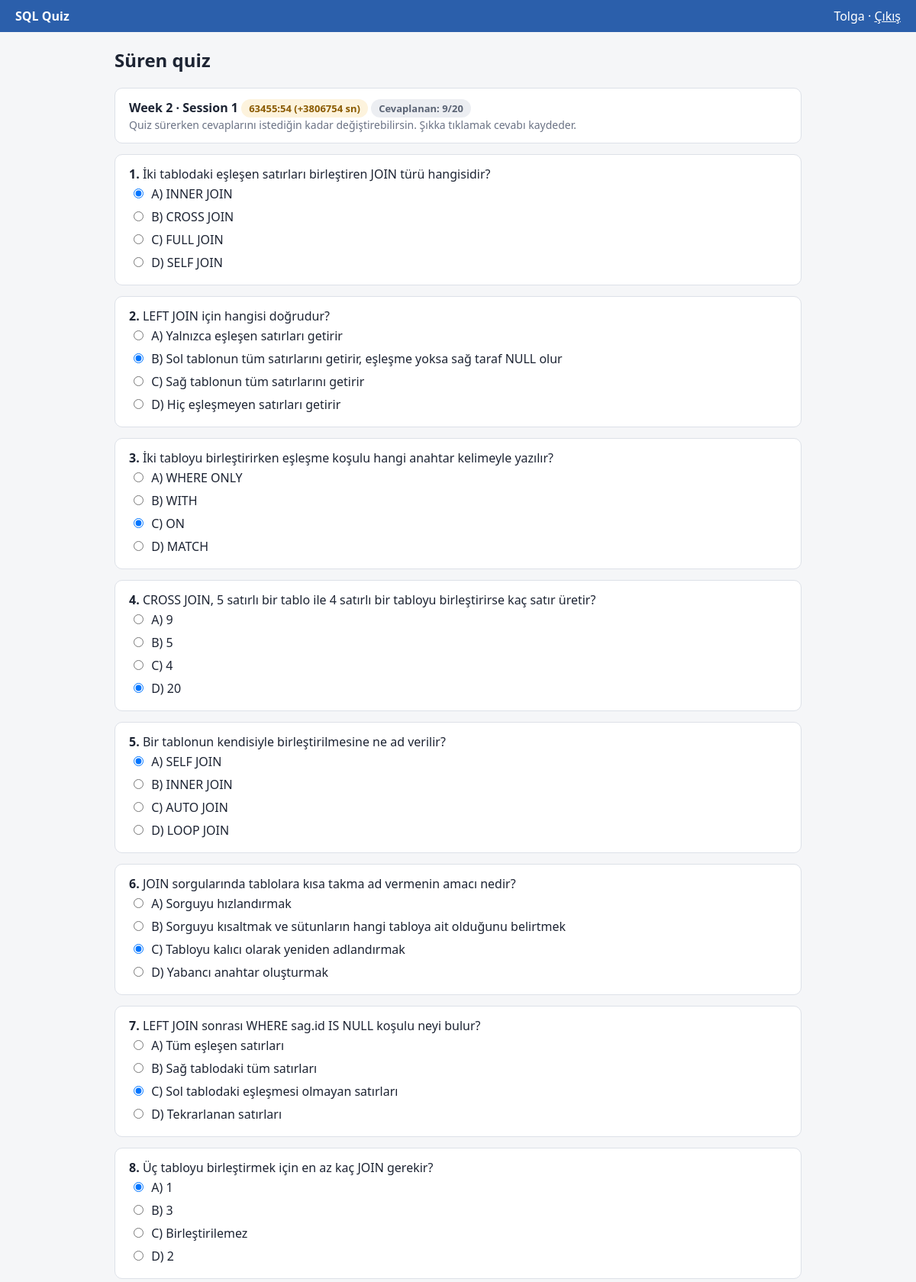
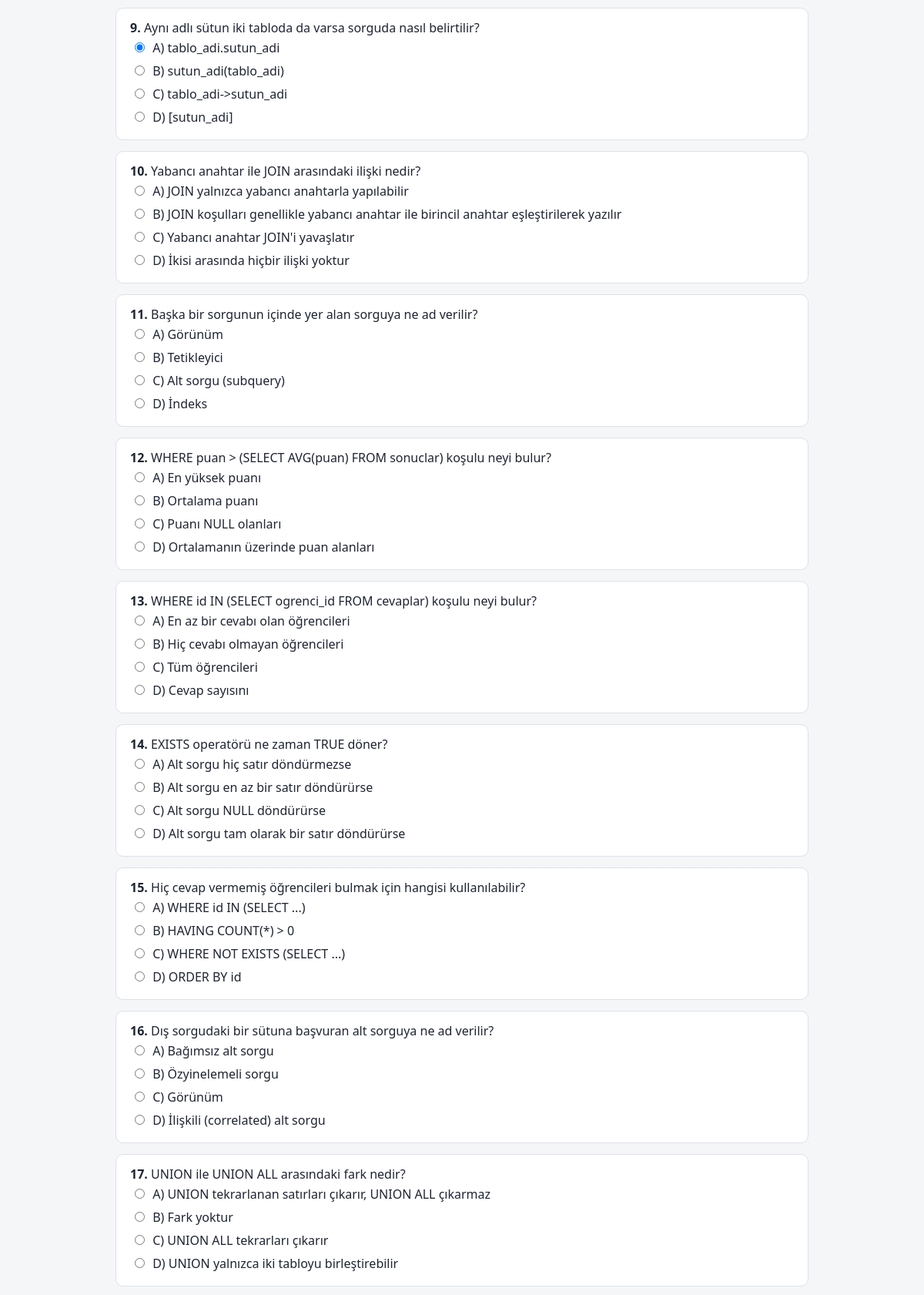
The app's page /ogrenci (signed in, upper part) with its own data (2 pictures, top to bottom).
### tables this page shows
CREATE TABLE oturumlar (
    id                 INTEGER PRIMARY KEY,
    kod                TEXT NOT NULL UNIQUE,         -- ör. 'w02-s01'
    baslik             TEXT NOT NULL,                -- ör. 'Week 2 · Session 1'
    hafta              INTEGER NOT NULL,
    durum              TEXT NOT NULL DEFAULT 'baslamadi',
    planlanan_sure_sn  INTEGER NOT NULL DEFAULT 600, -- süre: 10 dakika (20 soru, soru başına ~30 sn)
    -- NOT (örnek veri): süren quiz (w02-s01), seed.py çalıştığı andan 5 dk önce
    -- başlamış kaydedilir ve süre o andan beri işler. Geçen süre çok büyük görünüyorsa
    -- veri eskidir. Taze görmek için: python seed.py (python app.py açılışta kendisi tazeler).
    baslangic          TEXT,                         -- hoca başlatınca dolar
    bitis              TEXT,                         -- hoca bitirince dolar

    CHECK (hafta > 0),
    CHECK (planlanan_sure_sn > 0),
    CHECK (durum IN ('baslamadi', 'suruyor', 'bitti')),

    -- Durum ile zamanlar tutarlı olmalı (isim verildi: hata mesajında görünür)
    CONSTRAINT durum_zaman_tutarliligi CHECK (
        (durum = 'baslamadi' AND baslangic IS NULL     AND bitis IS NULL)
     OR (durum = 'suruyor'   AND baslangic IS NOT NULL AND bitis IS NULL)
     OR (durum = 'bitti'     AND baslangic IS NOT NULL AND bitis IS NOT NULL
                             AND bitis >= baslangic)
    )
);

CREATE TABLE oturum_sorulari (
    oturum_id  INTEGER NOT NULL REFERENCES oturumlar(id),
    soru_id    INTEGER NOT NULL REFERENCES sorular(id),
    sira       INTEGER NOT NULL,

    PRIMARY KEY (oturum_id, soru_id),  -- aynı soru aynı oturuma iki kez eklenemez
    UNIQUE (oturum_id, sira),          -- bir oturumda aynı sıra numarası iki kez olamaz
    CHECK (sira > 0)
);

CREATE TABLE sorular (
    id           INTEGER PRIMARY KEY,
    metin        TEXT NOT NULL UNIQUE,               -- aynı soru iki kez eklenemez
    secenek_a    TEXT NOT NULL,
    secenek_b    TEXT NOT NULL,
    secenek_c    TEXT NOT NULL,
    secenek_d    TEXT NOT NULL,
    dogru_cevap  TEXT NOT NULL,
    konu         TEXT NOT NULL,                      -- ör. 'JOIN', 'GROUP BY'

    CHECK (dogru_cevap IN ('A', 'B', 'C', 'D'))
);

### app.py (the view)
@app.route("/ogrenci")
def ogrenci():
    if session.get("rol") != "ogrenci":
        return redirect(url_for("giris"))
    kullanici_id = session["kullanici_id"]
    baglanti = baglan()
    oturum = baglanti.execute(
        "SELECT * FROM v_oturum_durumu WHERE durum = 'suruyor'"
    ).fetchone()
    katildi = False
    sorular = []
    cevaplar = {}       # soru_id -> öğrencinin verdiği cevap
    if oturum:
        katildi = baglanti.execute(
            "SELECT COUNT(*) FROM katilimlar WHERE kullanici_id = ? AND oturum_id = ?",
            (kullanici_id, oturum["id"]),
        ).fetchone()[0] == 1
        if katildi:
            sorular = baglanti.execute(
                """SELECT os.sira, s.*
                   FROM oturum_sorulari os
                   JOIN sorular s ON s.id = os.soru_id
                   WHERE os.oturum_id = ?
                   ORDER BY os.sira""",
                (oturum["id"],),
            ).fetchall()
            for satir in baglanti.execute(
                "SELECT soru_id, verilen_cevap FROM cevaplar WHERE kullanici_id = ? AND oturum_id = ?",
                (kullanici_id, oturum["id"]),
            ):
                cevaplar[satir["soru_id"]] = satir["verilen_cevap"]
    sonuclar = baglanti.execute(
        """SELECT o.kod, o.baslik, o.bitis, r.dogru, r.soru_sayisi, r.yuzde
           FROM v_sonuclar r
           JOIN oturumlar o ON o.id = r.oturum_id
           WHERE r.kullanici_id = ? AND o.durum = 'bitti'
           ORDER BY o.id""",
        (kullanici_id,),
    ).fetchall()
    baglanti.close()
    return render_template("ogrenci.html", oturum=oturum, katildi=katildi,
                           sorular=sorular, cevaplar=cevaplar, sonuclar=sonuclar)

### app.py (called while the page is built)
def baglan():
    baglanti = sqlite3.connect(VERITABANI)
    baglanti.row_factory = sqlite3.Row
    baglanti.execute("PRAGMA foreign_keys = ON;")
    return baglanti

### templates/ogrenci.html (shortened to what this page needs)
{% extends "base.html" %}
{% block icerik %}
<h2>Süren quiz</h2>
{% if not oturum %}
  <div class="kart soluk">Şu an süren bir quiz yok.</div>
{% else %}
  <div class="kart">
    <b>{{ oturum["baslik"] }}</b>
    <span id="sayac" class="rozet sari" data-gecen="{{ oturum['gecen_sure_sn'] }}" data-plan="{{ oturum['planlanan_sure_sn'] }}"></span>
    <span class="rozet gri">Cevaplanan: {{ cevaplar|length }}/{{ sorular|length }}</span>
    <div class="soluk">Quiz sürerken cevaplarını istediğin kadar değiştirebilirsin. Şıkka tıklamak cevabı kaydeder.</div>
  </div>
  {% for soru in sorular %}
  <div class="kart" id="soru{{ soru['sira'] }}">
    <b>{{ soru["sira"] }}.</b> {{ soru["metin"] }}
    <form method="post" action="{{ url_for('cevap') }}">
      {% for harf in ["A", "B", "C", "D"] %}
        <label class="sik">
          <input type="radio" name="cevap" value="{{ harf }}" style="width: auto; margin: 0 6px 0 0;"
                 {% if cevaplar.get(soru["id"]) == harf %}checked{% endif %}
                 onchange="this.form.submit()">
          {{ harf }}) {{ soru["secenek_" ~ harf|lower] }}
        </label>
      {% endfor %}
    </form>
  </div>
  {% endfor %}
{% endif %}
{% endblock %}

### templates/base.html (style rules this page uses)
body { font-family: "Segoe UI", Arial, sans-serif; background: #f5f6f8; color: #1d2433; margin: 0; }
.kart { background: #fff; border: 1px solid #dde1e8; border-radius: 10px; padding: 14px 18px; margin-bottom: 14px; overflow-x: auto; }
.soluk { color: #6b7385; font-size: 14px; }
.rozet { display: inline-block; padding: 3px 10px; border-radius: 12px; font-size: 13px; font-weight: 600; }
.sari { background: #fdf3dd; color: #8a5a00; }
.gri { background: #eceef2; color: #5b6475; }
input { padding: 8px; border: 1px solid #c9ced8; border-radius: 6px; width: 100%; box-sizing: border-box; margin-bottom: 10px; }
label.sik { display: block; padding: 4px 6px; border-radius: 6px; cursor: pointer; }

### records on screen
oturumlar: baslik "Week 2 · Session 1"
oturum_sorulari: sira "1", metin "İki tablodaki eşleşen satırları birleştiren JOIN türü hangisidir?", harf "A" "B" "C" "D", secenek_a "INNER JOIN" "CROSS JOIN" "FULL JOIN" "SELF JOIN"
sorular: cevap "☑ A) INNER JOIN" "☐ B) CROSS JOIN" "☐ C) FULL JOIN" "☐ D) SELF JOIN"
oturum_sorulari: sira "2", metin "LEFT JOIN için hangisi doğrudur?", harf "A" "B" "C" "D", secenek_a "Yalnızca eşleşen satırları getirir" "Sol tablonun tüm satırlarını getirir, eşleşme yoksa sağ taraf NULL olur" "Sağ tablonun tüm satırlarını getirir" "Hiç eşleşmeyen satırları getirir"
sorular: cevap "☐ A) Yalnızca eşleşen satırları" "☑ B) Sol tablonun tüm satırların" "☐ C) Sağ tablonun tüm satırların" "☐ D) Hiç eşleşmeyen satırları ge"
oturum_sorulari: sira "3", metin "İki tabloyu birleştirirken eşleşme koşulu hangi anahtar kelimeyle yazılır?", harf "A" "B" "C" "D", secenek_a "WHERE ONLY" "WITH" "ON" "MATCH"
sorular: cevap "☐ A) WHERE ONLY" "☐ B) WITH" "☑ C) ON" "☐ D) MATCH"
oturum_sorulari: sira "4", metin "CROSS JOIN, 5 satırlı bir tablo ile 4 satırlı bir tabloyu birleştirirse kaç satır üretir?", harf "A" "B" "C" "D", secenek_a "9" "5" "4" "20"
sorular: cevap "☐ A) 9" "☐ B) 5" "☐ C) 4" "☑ D) 20"
oturum_sorulari: sira "5", metin "Bir tablonun kendisiyle birleştirilmesine ne ad verilir?", harf "A" "B" "C" "D", secenek_a "SELF JOIN" "INNER JOIN" "AUTO JOIN" "LOOP JOIN"
sorular: cevap "☑ A) SELF JOIN" "☐ B) INNER JOIN" "☐ C) AUTO JOIN" "☐ D) LOOP JOIN"
oturum_sorulari: sira "6", metin "JOIN sorgularında tablolara kısa takma ad vermenin amacı nedir?", harf "A" "B" "C" "D", secenek_a "Sorguyu hızlandırmak" "Sorguyu kısaltmak ve sütunların hangi tabloya ait olduğunu belirtmek" "Tabloyu kalıcı olarak yeniden adlandırmak" "Yabancı anahtar oluşturmak"
sorular: cevap "☐ A) Sorguyu hızlandırmak" "☐ B) Sorguyu kısaltmak ve sütunl" "☑ C) Tabloyu kalıcı olarak yenid" "☐ D) Yabancı anahtar oluşturmak"
oturum_sorulari: sira "7", metin "LEFT JOIN sonrası WHERE sag.id IS NULL koşulu neyi bulur?", harf "A" "B" "C" "D", secenek_a "Tüm eşleşen satırları" "Sağ tablodaki tüm satırları" "Sol tablodaki eşleşmesi olmayan satırları" "Tekrarlanan satırları"
sorular: cevap "☐ A) Tüm eşleşen satırları" "☐ B) Sağ tablodaki tüm satırları" "☑ C) Sol tablodaki eşleşmesi olm" "☐ D) Tekrarlanan satırları"
oturum_sorulari: sira "8", metin "Üç tabloyu birleştirmek için en az kaç JOIN gerekir?", harf "A" "B" "C" "D", secenek_a "1" "3" "Birleştirilemez" "2"
sorular: cevap "☑ A) 1" "☐ B) 3" "☐ C) Birleştirilemez" "☐ D) 2"
oturum_sorulari: sira "9", metin "Aynı adlı sütun iki tabloda da varsa sorguda nasıl belirtilir?", harf "A" "B" "C" "D", secenek_a "tablo_adi.sutun_adi" "sutun_adi(tablo_adi)" "tablo_adi->sutun_adi" "[sutun_adi]"
sorular: cevap "☑ A) tablo_adi.sutun_adi" "☐ B) sutun_adi(tablo_adi)" "☐ C) tablo_adi->sutun_adi" "☐ D) [sutun_adi]"
oturum_sorulari: sira "10", metin "Yabancı anahtar ile JOIN arasındaki ilişki nedir?", harf "A" "B" "C" "D", secenek_a "JOIN yalnızca yabancı anahtarla yapılabilir" "JOIN koşulları genellikle yabancı anahtar ile birincil anahtar eşleştirilerek yazılır" "Yabancı anahtar JOIN'i yavaşlatır" "İkisi arasında hiçbir ilişki yoktur"
sorular: cevap "☐ A) JOIN yalnızca yabancı anaht" "☐ B) JOIN koşulları genellikle y" "☐ C) Yabancı anahtar JOIN'i yava" "☐ D) İkisi arasında hiçbir ilişk"
oturum_sorulari: sira "11", metin "Başka bir sorgunun içinde yer alan sorguya ne ad verilir?", harf "A" "B" "C" "D", secenek_a "Görünüm" "Tetikleyici" "Alt sorgu (subquery)" "İndeks"
sorular: cevap "☐ A) Görünüm" "☐ B) Tetikleyici" "☐ C) Alt sorgu (subquery)" "☐ D) İndeks"
oturum_sorulari: sira "12", metin "WHERE puan > (SELECT AVG(puan) FROM sonuclar) koşulu neyi bulur?", harf "A" "B" "C" "D", secenek_a "En yüksek puanı" "Ortalama puanı" "Puanı NULL olanları" "Ortalamanın üzerinde puan alanları"
sorular: cevap "☐ A) En yüksek puanı" "☐ B) Ortalama puanı" "☐ C) Puanı NULL olanları" "☐ D) Ortalamanın üzerinde puan a"
oturum_sorulari: sira "13", metin "WHERE id IN (SELECT ogrenci_id FROM cevaplar) koşulu neyi bulur?", harf "A" "B" "C" "D", secenek_a "En az bir cevabı olan öğrencileri" "Hiç cevabı olmayan öğrencileri" "Tüm öğrencileri" "Cevap sayısını"
sorular: cevap "☐ A) En az bir cevabı olan öğren" "☐ B) Hiç cevabı olmayan öğrencil" "☐ C) Tüm öğrencileri" "☐ D) Cevap sayısını"
oturum_sorulari: sira "14", metin "EXISTS operatörü ne zaman TRUE döner?", harf "A" "B" "C" "D", secenek_a "Alt sorgu hiç satır döndürmezse" "Alt sorgu en az bir satır döndürürse" "Alt sorgu NULL döndürürse" "Alt sorgu tam olarak bir satır döndürürse"
sorular: cevap "☐ A) Alt sorgu hiç satır döndürm" "☐ B) Alt sorgu en az bir satır d" "☐ C) Alt sorgu NULL döndürürse" "☐ D) Alt sorgu tam olarak bir sa"
oturum_sorulari: sira "15", metin "Hiç cevap vermemiş öğrencileri bulmak için hangisi kullanılabilir?", harf "A" "B" "C" "D", secenek_a "WHERE id IN (SELECT ...)" "HAVING COUNT(*) > 0" "WHERE NOT EXISTS (SELECT ...)" "ORDER BY id"
sorular: cevap "☐ A) WHERE id IN (SELECT ...)" "☐ B) HAVING COUNT(*) > 0" "☐ C) WHERE NOT EXISTS (SELECT .." "☐ D) ORDER BY id"
oturum_sorulari: sira "16", metin "Dış sorgudaki bir sütuna başvuran alt sorguya ne ad verilir?", harf "A" "B" "C" "D", secenek_a "Bağımsız alt sorgu" "Özyinelemeli sorgu" "Görünüm" "İlişkili (correlated) alt sorgu"
sorular: cevap "☐ A) Bağımsız alt sorgu" "☐ B) Özyinelemeli sorgu" "☐ C) Görünüm" "☐ D) İlişkili (correlated) alt s"
oturum_sorulari: sira "17", metin "UNION ile UNION ALL arasındaki fark nedir?", harf "A" "B" "C" "D", secenek_a "UNION tekrarlanan satırları çıkarır, UNION ALL çıkarmaz" "Fark yoktur" "UNION ALL tekrarları çıkarır" "UNION yalnızca iki tabloyu birleştirebilir"
sorular: cevap "☐ A) UNION tekrarlanan satırları" "☐ B) Fark yoktur" "☐ C) UNION ALL tekrarları çıkarı" "☐ D) UNION yalnızca iki tabloyu"

### other values on screen
{{ session["ad"] }} "Tolga"
{{ cevaplar|length }} "9"
{{ sorular|length }} "20"
